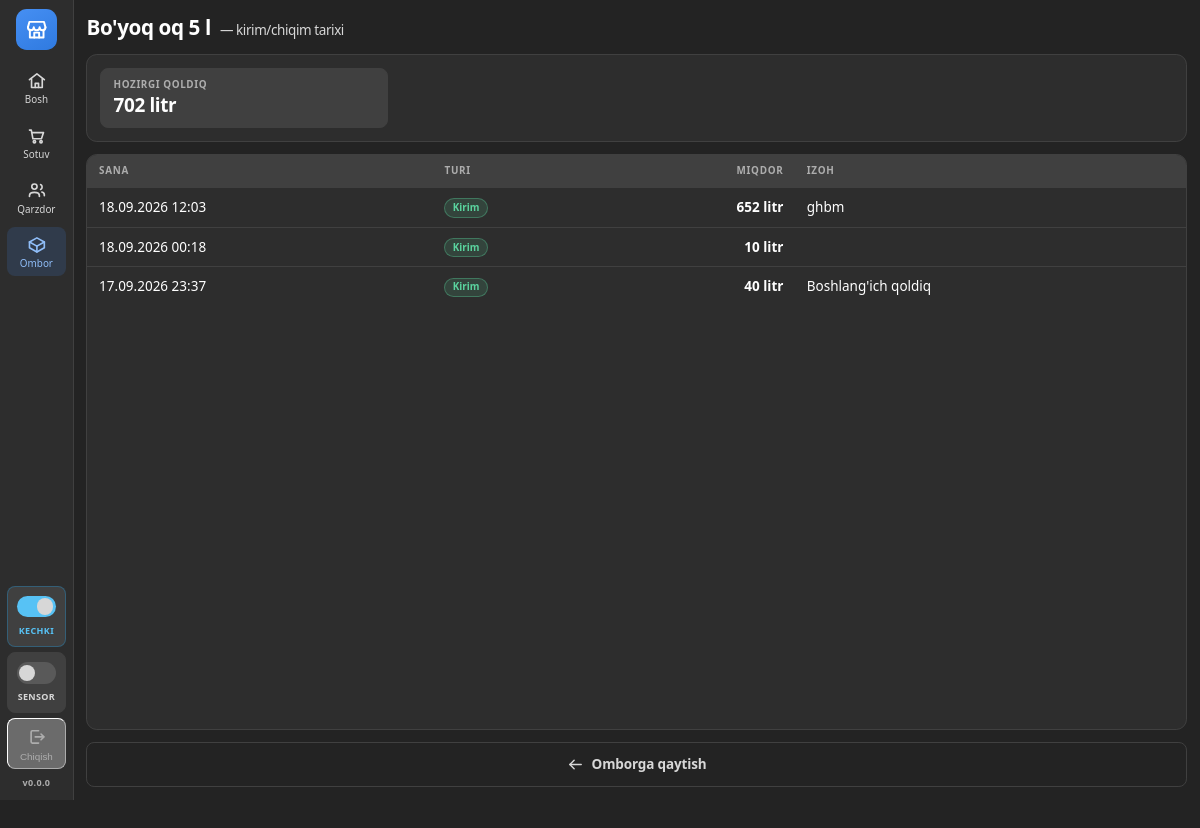
/ombor/4/harakatlar/ (signed in), run on an earlier commit of the app's database.
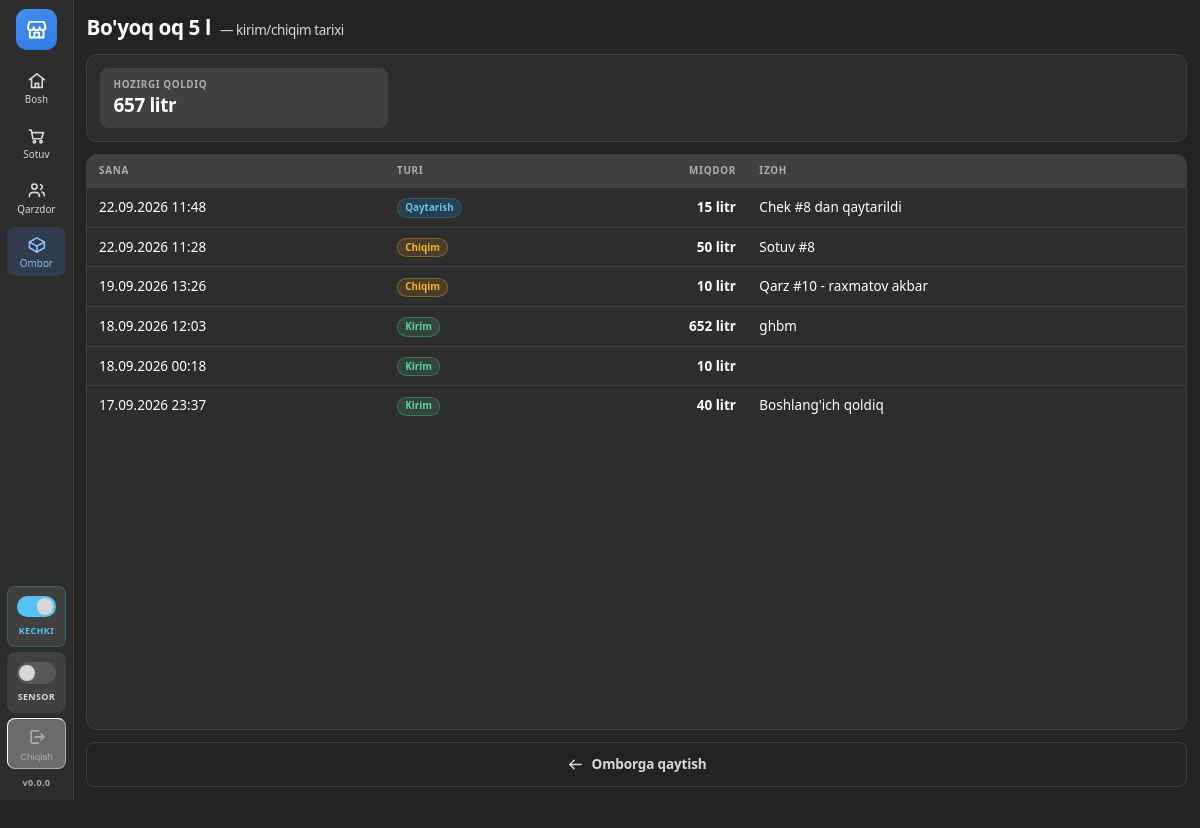
And on a later commit of the database.
### ombor/models.py (models this page shows, shortened)
class Mahsulot(models.Model):
    nom = models.CharField("Nomi", max_length=120, unique=True,
                           error_messages={"unique": "Bunday nomli tovar allaqachon bor."})
    kod = models.CharField(
        "Kod", max_length=KOD_UZUNLIK, unique=True, blank=True, db_index=True,
        help_text="Tovar yaratilganda o'zi beriladi va hech qachon o'zgarmaydi.",
    )
    birlik = models.CharField("Sotuv birligi", max_length=10, choices=Birlik,
                              default=Birlik.DONA)
    valyuta = models.CharField(
        "Qaysi pulda keladi", max_length=10, choices=Valyuta, default=Valyuta.SOM,
        help_text="Tovar dollarda kelgan bo'lsa narxi ham dollarda hisoblanadi.",
    )
    olish_birligi = models.CharField(
        "Olish birligi", max_length=10, choices=Birlik, blank=True, default="",
        help_text="Tovar boshqa birlikda olinsa tanlang. Bo'sh bo'lsa — sotuv birligining o'zi.",
    )
    olish_miqdori = models.DecimalField(
        "Bittasida", max_digits=12, decimal_places=3, default=1,
        help_text="1 olish birligida nechta sotuv birligi bor. Masalan 1 rulon = 100 metr.",
    )
    narx = models.DecimalField(
        "Narxi", max_digits=12, decimal_places=2, default=0,
        help_text="1 sotuv birligi uchun, tovarning valyutasida. Kassada summa "
                  "baribir qo'lda yoziladi — bu narx ma'lumot uchun.",
    )
    qoldiq = models.DecimalField("Qoldiq", max_digits=12, decimal_places=3, default=0)
    faol = models.BooleanField("Faol", default=True)
    yaratilgan = models.DateTimeField(auto_now_add=True)
    class Meta:
        verbose_name = "Mahsulot"
        verbose_name_plural = "Mahsulotlar"
        ordering = ["nom"]
    @property
    def ikki_birlikmi(self):
        return bool(self.olish_birligi) and self.olish_birligi != self.birlik

class OmborHarakati(models.Model):
    mahsulot = models.ForeignKey(Mahsulot, on_delete=models.CASCADE, related_name="harakatlar")
    tur = models.CharField("Turi", max_length=10, choices=HarakatTuri)
    miqdor = models.DecimalField("Miqdor", max_digits=12, decimal_places=3)
    kiritilgan_miqdor = models.DecimalField("Kiritilgan miqdor", max_digits=12, decimal_places=3,
                                            null=True, blank=True)
    kiritilgan_birlik = models.CharField("Kiritilgan birlik", max_length=10, blank=True)
    izoh = models.CharField("Izoh", max_length=200, blank=True)
    sana = models.DateTimeField(auto_now_add=True)
    class Meta:
        verbose_name = "Ombor harakati"
        verbose_name_plural = "Ombor harakatlari"
        ordering = ["-sana"]
    @property
    def korinish(self):
        asos = f"{tekis_matn(self.miqdor)} {self.mahsulot.birlik}"
        if (self.kiritilgan_birlik and self.kiritilgan_miqdor is not None
                and self.kiritilgan_birlik != self.mahsulot.birlik):
            return f"{tekis_matn(self.kiritilgan_miqdor)} {self.kiritilgan_birlik} = {asos}"
        return asos

### ombor/views.py (the view)
# urls.py: path("<int:pk>/harakatlar/", views.harakatlar, name="harakatlar"),
def harakatlar(request, pk):
    mahsulot = get_object_or_404(Mahsulot, pk=pk)
    return render(request, "ombor/harakatlar.html", {
        "mahsulot": mahsulot,
        "harakatlar": mahsulot.harakatlar.all()[:200],
    })

### config/kontekst.py (called while the page is built)
def _oqi():
    yol = getattr(settings, "VERSIYA_FAYL", None)
    if yol is None or not yol.exists():
        return getattr(settings, "VERSIYA", "")
    vaqt = yol.stat().st_mtime
    if _xotira["vaqt"] != vaqt:
        _xotira["vaqt"] = vaqt
        _xotira["qiymat"] = yol.read_text(encoding="utf-8").strip()
    return _xotira["qiymat"]

def versiya(request):
    return {"versiya": _oqi()}

### ombor/models.py (called while the page is built)
def tekis_son(son):
    son = son or Decimal("0")
    if son == son.to_integral_value():
        return f"{son.to_integral_value():f}"
    return f"{son.normalize():f}"

def tekis_matn(son):
    return tekis_son(son).replace(".", ",")

### qarz/templatetags/statik_versiya.py (called while the page is built)
@register.simple_tag
def statik(yol):
    manzil = static(yol)
    papkalar = list(getattr(settings, "STATICFILES_DIRS", []))
    if getattr(settings, "STATIC_ROOT", None):
        papkalar.append(settings.STATIC_ROOT)
    for papka in papkalar:
        toliq = os.path.join(str(papka), *yol.split("/"))
        if os.path.exists(toliq):
            return f"{manzil}?v={int(os.path.getmtime(toliq))}"
    return manzil

### templates/ombor/harakatlar.html (shortened to what this page needs)
{% extends "base.html" %}
{% load xozmag %}
{% block tana %}
<div class="sahifa-keng sahifa-toliq">
  <div class="sarlavha">
    {{ mahsulot.nom }}
    <span class="kichik">— kirim/chiqim tarixi</span>
  </div>
  <div class="quti">
    <div class="korsatkich" style="max-width:320px">
      <div class="nomi">Hozirgi qoldiq</div>
      <div class="qiymati">{{ mahsulot.qoldiq|tekis }} {{ mahsulot.birlik }}</div>
    </div>
  </div>
  <div class="jadval-quti">
    <table class="jadval">
      <thead>
        <tr><th>Sana</th><th>Turi</th><th class="son">Miqdor</th><th>Izoh</th></tr>
      </thead>
      <tbody>
        {% for h in harakatlar %}
          <tr>
            <td class="sust">{{ h.sana|date:"d.m.Y H:i" }}</td>
            <td>
              <span class="nishon {% if h.tur == 'kirim' %}yashil{% elif h.tur == 'chiqim' %}ogoh{% elif h.tur == 'qaytarish' %}kok{% endif %}">
                {{ h.get_tur_display }}
              </span>
            </td>
            <td class="son"><b>{{ h.korinish }}</b></td>
            <td>{{ h.izoh }}</td>
          </tr>
        {% endfor %}
      </tbody>
    </table>
  </div>
  <a class="tugma tinch" href="{% url 'ombor:royxat' %}">
    <svg class="ikon"><use href="#i-chap"></use></svg> Omborga qaytish
  </a>
</div>
{% endblock %}

What changed in the data, as far as the page shows it:
changed Mahsulot "Bo'yoq oq 5 l": qoldiq|tekis "702" → "657"
added OmborHarakati: sana "22.09.2026 11:48", tur "Qaytarish", korinish "15 litr", izoh "Chek #8 dan qaytarildi"
added OmborHarakati: sana "22.09.2026 11:28", tur "Chiqim", korinish "50 litr", izoh "Sotuv #8"
added OmborHarakati: sana "19.09.2026 13:26", tur "Chiqim", korinish "10 litr", izoh "Qarz #10 - raxmatov akbar"
